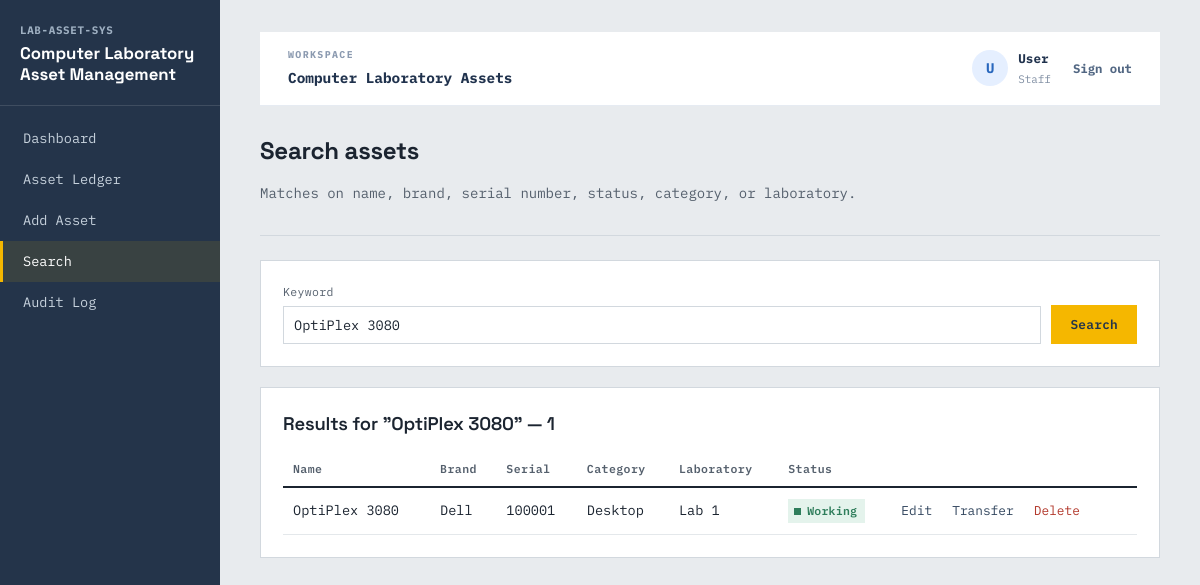
Page /search_assets.php?keyword=OptiPlex 3080 (signed in) on the committed database.
### tables this page shows
CREATE TABLE Assets
(
  Asset_id      INT(11)      NOT NULL AUTO_INCREMENT,
  Asset_name    VARCHAR(45)  NOT NULL,
  Brand         VARCHAR(50) NOT NULL,
  Serial_Number INT(11)      NOT NULL,
  Purchase_Date DATE         NOT NULL,
  Status        VARCHAR(20)  NOT NULL,
  Category_id   INT(11)      NOT NULL,
  Laboratory_id INT(11)      NOT NULL,
  PRIMARY KEY (Asset_id)
);

CREATE TABLE Asset_Categories
(
  Category_id   INT(11)      NOT NULL AUTO_INCREMENT,
  Category_Name VARCHAR(45)  NOT NULL,
  Description   VARCHAR( 50) NOT NULL,
  PRIMARY KEY (Category_id)
);

CREATE TABLE Laboratories
(
  Laboratory_id    INT(11)     NOT NULL AUTO_INCREMENT,
  Laboratrory_Name VARCHAR(20) NOT NULL,
  Location         VARCHAR(20) NOT NULL,
  Capacity         INT(11)     NULL    ,
  PRIMARY KEY (Laboratory_id)
);

### classes/Asset.php (called while the page is built, shortened)
<?php
class Asset
{
    private PDO $conn;
    private string $table = "Assets";
    public function __construct(PDO $db)
    {
        $this->conn = $db;
    }
    public function searchAssets(string $keyword): array
    {
        $sql = "SELECT a.Asset_id, a.Asset_name, a.Brand, a.Serial_Number,
                       a.Purchase_Date, a.Status,
                       a.Category_id, c.Category_Name,
                       a.Laboratory_id, l.Laboratrory_Name
                FROM {$this->table} a
                INNER JOIN Asset_Categories c ON a.Category_id = c.Category_id
                INNER JOIN Laboratories l ON a.Laboratory_id = l.Laboratory_id
                WHERE a.Asset_name        LIKE :kw
                   OR a.Brand             LIKE :kw
                   OR a.Serial_Number     LIKE :kw
                   OR a.Status            LIKE :kw
                   OR c.Category_Name     LIKE :kw
                   OR l.Laboratrory_Name  LIKE :kw
                ORDER BY a.Asset_id DESC";
        try {
            $stmt = $this->conn->prepare($sql);
            $stmt->bindValue(":kw", "%{$keyword}%");
            $stmt->execute();
            return $stmt->fetchAll();
        } catch (PDOException $e) {
            error_log("searchAssets failed: " . $e->getMessage());
            return [];
        }
    }
}

### search_assets.php (the view, shortened to what this page needs)
<?php
require_once "config/Database.php";
require_once "classes/Asset.php";
$db = (new Database())->connect();
$asset = new Asset($db);
$keyword = trim($_GET["keyword"] ?? "");
$results = [];
if ($keyword !== "") {
    $results = $asset->searchAssets($keyword);
}
require_once "includes/header.php";
function statusClass(string $status): string
{
    return "status-" . strtolower(str_replace(" ", "-", $status));
}
?>
<div class="page-head">
    <h1>Search assets</h1>
    <p>Matches on name, brand, serial number, status, category, or laboratory.</p>
</div>
<div class="panel">
    <form method="GET" action="search_assets.php" style="display:flex; gap:10px; align-items:flex-end;">
        <div style="flex:1;">
            <label for="keyword" style="margin-top:0;">Keyword</label>
            <input type="text" id="keyword" name="keyword" placeholder="e.g. Dell, Working, Lab 2..."
                   value="<?= htmlspecialchars($keyword) ?>">
        </div>
        <button type="submit">Search</button>
    </form>
</div>
<?php if ($keyword !== ""): ?>
<div class="panel">
    <h2>Results for "<?= htmlspecialchars($keyword) ?>" — <?= count($results) ?></h2>
    <?php if (empty($results)): ?>
        <p style="margin-top:14px;">No matching assets found.</p>
    <?php else: ?>
    <table style="margin-top:14px;">
        <thead>
        <tr>
            <th>Name</th><th>Brand</th><th>Serial</th><th>Category</th><th>Laboratory</th><th>Status</th><th></th>
        </tr>
        </thead>
        <tbody>
        <?php foreach ($results as $row): ?>
            <tr>
                <td><?= htmlspecialchars($row["Asset_name"]) ?></td>
                <td><?= htmlspecialchars($row["Brand"]) ?></td>
                <td class="mono"><?= htmlspecialchars($row["Serial_Number"]) ?></td>
                <td><?= htmlspecialchars($row["Category_Name"]) ?></td>
                <td><?= htmlspecialchars($row["Laboratrory_Name"]) ?></td>
                <td><span class="chip <?= statusClass($row["Status"]) ?>"><?= htmlspecialchars($row["Status"]) ?></span></td>
                <td class="actions">
                    <a href="update_asset.php?id=<?= $row["Asset_id"] ?>">Edit</a>
                    <a href="transfer_asset.php?id=<?= $row["Asset_id"] ?>">Transfer</a>
                    <a href="delete_asset.php?id=<?= $row["Asset_id"] ?>" class="danger"
                       onclick="return confirm('Delete asset <?= htmlspecialchars($row['Asset_name']) ?> and its assignment/maintenance records?');">Delete</a>
                </td>
            </tr>
        <?php endforeach; ?>
        </tbody>
    </table>
    <?php endif; ?>
</div>
<?php endif; ?>
<?php require_once "includes/footer.php"; ?>

### assets/style.css (style rules this page uses)
:root { --bg: #E8EBEE; --surface: #FFFFFF; --ink: #1B2430; --ink-soft: #55606D; --steel: #24344A; --steel-2: #33475F; --line: #D2D8DE; --line-soft: #E4E8EB; --tag: #F5B700; --tag-ink: #24344A; --ok: #2E7D5B; --ok-bg: #E4F3EC; --danger: #B3392C; --danger-bg: #FBEAE7; --warn: #A6720A; --warn-bg: #FBF0DA; --mute: #6B7480; --mute-bg: #ECEEF0; }
* { box-sizing: border-box; }
html, body { margin: 0; min-height: 100%; }
body { font-family: "IBM Plex Mono", ui-monospace, monospace; background: var(--bg); color: var(--ink); font-size: 14px; line-height: 1.55; display: flex; }
h1, h2, h3 { font-family: "Space Grotesk", sans-serif; color: var(--ink); margin: 0 0 4px; letter-spacing: -0.01em; }
h1 { font-size: 1.5rem; font-weight: 700; }
h2 { font-size: 1.15rem; font-weight: 600; }
p { color: var(--ink-soft); }
a { color: var(--steel-2); }
.page-head { margin-bottom: 24px; padding-bottom: 16px; border-bottom: 1px solid var(--line); }
.panel { background: var(--surface); border: 1px solid var(--line); padding: 22px; margin-bottom: 20px; }
table { width: 100%; border-collapse: collapse; }
thead th { text-align: left; font-family: "IBM Plex Mono", monospace; font-size: 0.72rem; letter-spacing: 0.04em; color: var(--ink-soft); font-weight: 600; padding: 8px 10px; border-bottom: 2px solid var(--ink); }
tbody td { padding: 11px 10px; border-bottom: 1px solid var(--line-soft); font-size: 0.85rem; vertical-align: middle; }
td.mono, .mono { font-variant-numeric: tabular-nums; }
.chip { display: inline-flex; align-items: center; gap: 6px; font-size: 0.72rem; font-weight: 600; padding: 3px 8px 3px 6px; letter-spacing: 0.02em; }
.chip::before { content: ""; width: 7px; height: 7px; display: inline-block; }
.chip.status-working { background: var(--ok-bg); color: var(--ok); }
.chip.status-working::before { background: var(--ok); }
form label { display: block; font-size: 0.72rem; letter-spacing: 0.03em; color: var(--ink-soft); margin-bottom: 5px; margin-top: 14px; }
form label:first-child { margin-top: 0; }
form input, form select, form textarea { width: 100%; padding: 9px 10px; border: 1px solid var(--line); background: #fff; font-family: "IBM Plex Mono", monospace; font-size: 0.85rem; color: var(--ink); }
button, .btn { font-family: "IBM Plex Mono", monospace; font-size: 0.8rem; font-weight: 600; letter-spacing: 0.02em; border: 1px solid transparent; padding: 10px 18px; cursor: pointer; text-decoration: none; display: inline-block; }
button, .btn.primary { background: var(--tag); color: var(--tag-ink); }
.actions a { margin-right: 12px; font-size: 0.8rem; text-decoration: none; }
.actions a.danger { color: var(--danger); }

### rows in the picture
assets: Asset_name "OptiPlex 3080", Brand "Dell", Serial_Number "100001", Category.Category_Name "Desktop", Laboratory.Laboratrory_Name "Lab 1", Status "Working"

### other values in the picture
mb_substr($_SESSION['auth_user']['name'] ?? 'U',0,1) "U"
$_SESSION['auth_user']['name'] "User"
$_SESSION['auth_user']['role'] "Staff"
$keyword "OptiPlex 3080"
count($results) "1"
